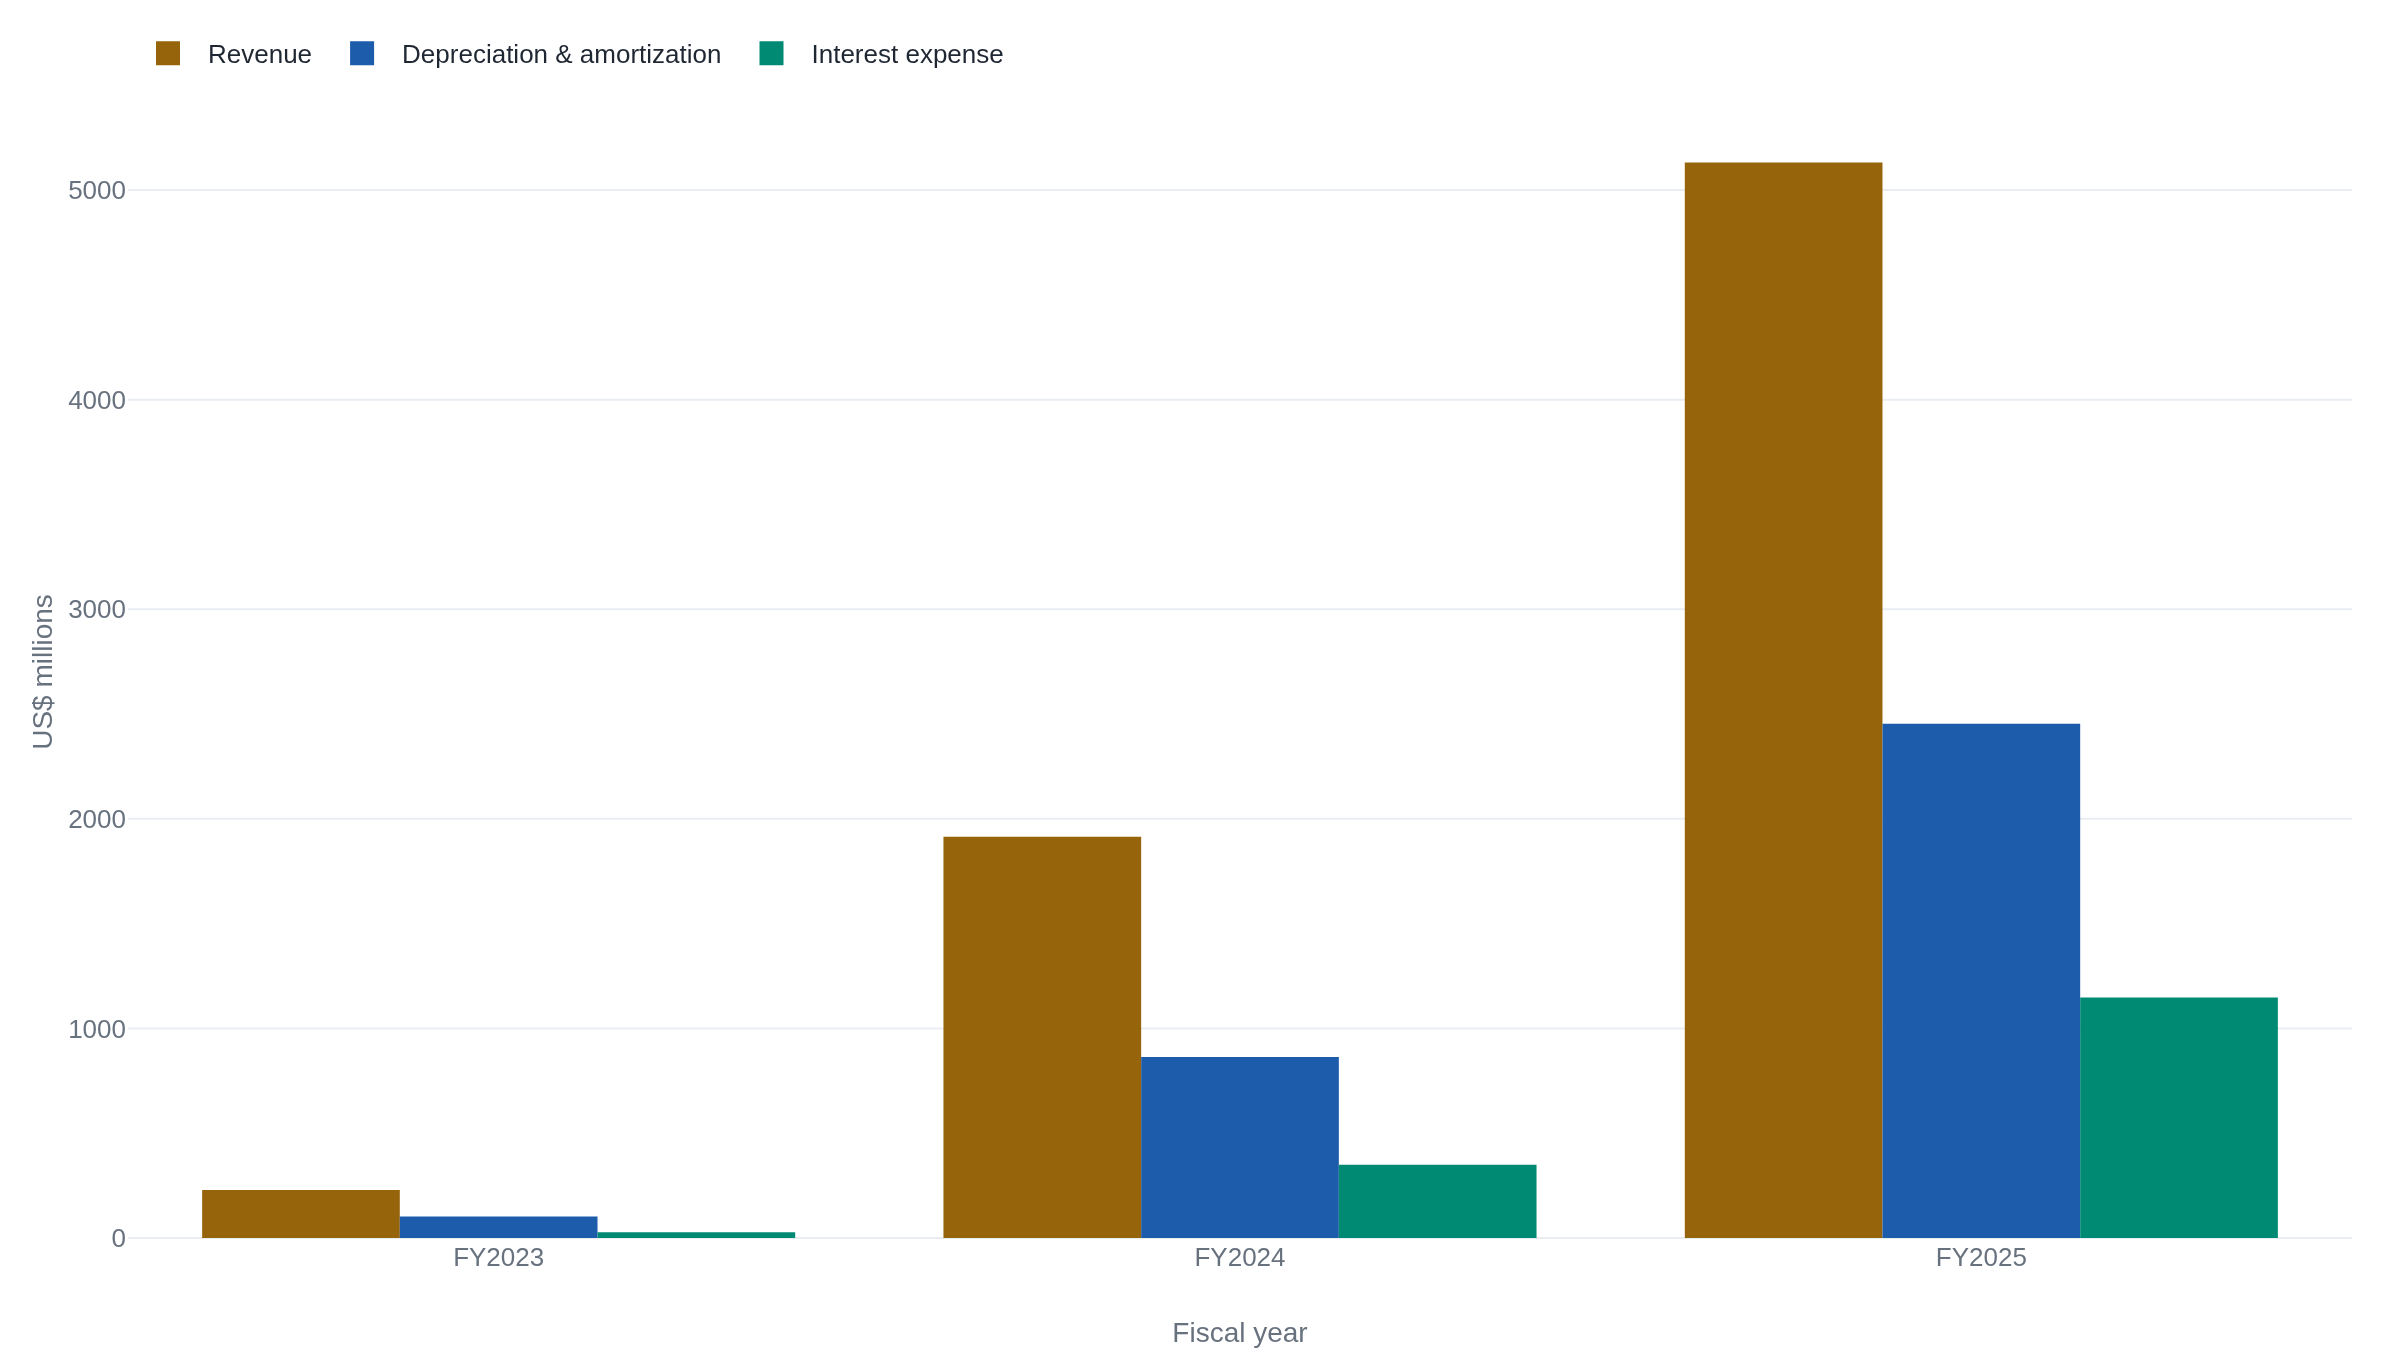

Write Python code to recreate this figure.
# Chart 1: CoreWeave revenue against the cost of owning its fleet, by fiscal year.
# Data owned by CoreWeave's FY2025 Form 10-K (filed 2026-03-02), tied out against
# the SEC XBRL company-facts extract for CIK 0001769628. Dollars in millions.
import plotly.graph_objects as go

years = ["FY2023", "FY2024", "FY2025"]
revenue = [229, 1915, 5131]
depreciation = [103, 863, 2454]
interest = [27, 349, 1148]

fig = go.Figure()
fig.add_trace(go.Bar(name="Revenue", x=years, y=revenue))
fig.add_trace(go.Bar(name="Depreciation & amortization", x=years, y=depreciation))
fig.add_trace(go.Bar(name="Interest expense", x=years, y=interest))

fig.update_layout(
    barmode="group",
    yaxis_title="US$ millions",
    xaxis_title="Fiscal year",
    legend_title_text="",
)
